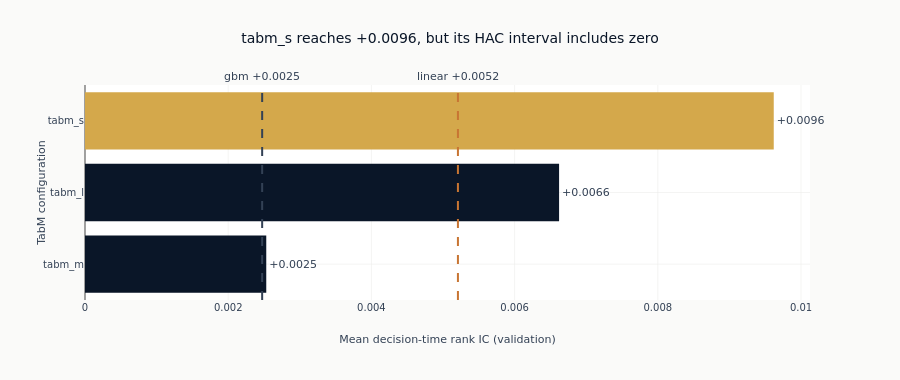

Notebook code cell kept with this figure:
### Markdown cell above
## 4. Architecture Comparison

The small model leads this frozen vintage at epoch 25. The gap over the signed
linear and GBM baselines is descriptive, not evidence of a dependable edge.

### Code cell
baseline_rows = load_best_ic_per_family(["linear", "gbm"], case_studies=[CASE_STUDY_ID]).select(
    "family", "ic_mean"
)
baselines = dict(baseline_rows.iter_rows())

ranked_grid = sorted(grid_results, key=lambda row: row["best_ic"])
grid_figure = go.Figure(
    go.Bar(
        x=[row["best_ic"] for row in ranked_grid],
        y=[row["config_name"] for row in ranked_grid],
        orientation="h",
        marker_color=[
            style.COLORS["amber"] if row["config_name"] == best_name else style.COLORS["blue"]
            for row in ranked_grid
        ],
        text=[f"{row['best_ic']:+.4f}" for row in ranked_grid],
        textposition="outside",
        cliponaxis=False,
    )
)
for family, color in (("linear", "copper"), ("gbm", "neutral")):
    if family in baselines:
        grid_figure.add_vline(
            x=baselines[family],
            line=dict(color=style.COLORS[color], dash="dash"),
            annotation_text=f"{family} {baselines[family]:+.4f}",
            annotation_position="top",
        )
grid_figure.update_layout(
    template="ml4t",
    title=f"{best_name} reaches {best_ic:+.4f}, but its HAC interval includes zero",
    xaxis_title="Mean decision-time rank IC (validation)",
    yaxis_title="TabM configuration",
    height=380,
    margin=dict(l=85, r=90, t=85),
    showlegend=False,
)
grid_figure.show()

### Figure 1 — Plotly figure (JSON) as saved in the notebook; plotly's stock layout.template omitted (floating-point values rounded to 4 significant figures)
{"data": [{"cliponaxis": false, "marker": {"color": ["#0a1628", "#0a1628", "#D4A84B"]}, "orientation": "h", "text": ["+0.0025", "+0.0066", "+0.0096"], "textposition": "outside", "type": "bar", "x": [0.002532, 0.006621, 0.009619], "y": ["tabm_m", "tabm_l", "tabm_s"]}], "layout": {"annotations": [{"showarrow": false, "text": "linear +0.0052", "x": 0.005209, "xanchor": "center", "xref": "x", "y": 1, "yanchor": "bottom", "yref": "y domain"}, {"showarrow": false, "text": "gbm +0.0025", "x": 0.002474, "xanchor": "center", "xref": "x", "y": 1, "yanchor": "bottom", "yref": "y domain"}], "height": 380, "margin": {"l": 85, "r": 90, "t": 85}, "shapes": [{"line": {"color": "#C87533", "dash": "dash"}, "type": "line", "x0": 0.005209, "x1": 0.005209, "xref": "x", "y0": 0, "y1": 1, "yref": "y domain"}, {"line": {"color": "#334155", "dash": "dash"}, "type": "line", "x0": 0.002474, "x1": 0.002474, "xref": "x", "y0": 0, "y1": 1, "yref": "y domain"}], "showlegend": false, "title": {"text": "tabm_s reaches +0.0096, but its HAC interval includes zero"}, "xaxis": {"title": {"text": "Mean decision-time rank IC (validation)"}}, "yaxis": {"title": {"text": "TabM configuration"}}}}
